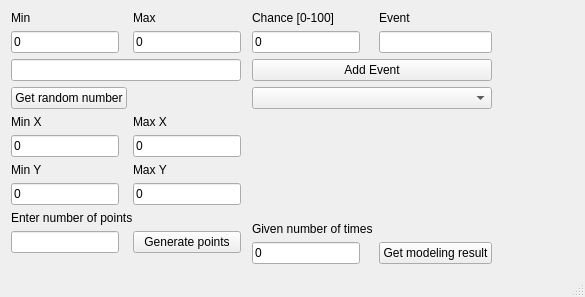
<?xml version="1.0" encoding="UTF-8"?>
<ui version="4.0">
 <class>MainWindow</class>
 <widget class="QMainWindow" name="MainWindow">
  <property name="geometry">
   <rect>
    <x>0</x>
    <y>0</y>
    <width>585</width>
    <height>297</height>
   </rect>
  </property>
  <property name="sizePolicy">
   <sizepolicy hsizetype="Preferred" vsizetype="Preferred">
    <horstretch>0</horstretch>
    <verstretch>0</verstretch>
   </sizepolicy>
  </property>
  <property name="minimumSize">
   <size>
    <width>0</width>
    <height>0</height>
   </size>
  </property>
  <property name="maximumSize">
   <size>
    <width>999999</width>
    <height>9999999</height>
   </size>
  </property>
  <property name="windowTitle">
   <string>Random Event Generator</string>
  </property>
  <widget class="QWidget" name="centralWidget">
   <layout class="QFormLayout" name="formLayout_2">
    <item row="0" column="0">
     <layout class="QHBoxLayout" name="MainHorizontalLayout">
      <item>
       <layout class="QGridLayout" name="gridLayout_4">
        <item row="0" column="0">
         <layout class="QFormLayout" name="formLayout">
          <property name="leftMargin">
           <number>0</number>
          </property>
          <property name="topMargin">
           <number>0</number>
          </property>
          <property name="rightMargin">
           <number>5</number>
          </property>
          <property name="bottomMargin">
           <number>0</number>
          </property>
          <item row="0" column="0">
           <widget class="QLabel" name="label_4">
            <property name="text">
             <string>Min</string>
            </property>
           </widget>
          </item>
          <item row="0" column="1">
           <widget class="QLabel" name="label_5">
            <property name="text">
             <string>Max</string>
            </property>
           </widget>
          </item>
          <item row="1" column="0">
           <widget class="QLineEdit" name="MinLineEdit">
            <property name="autoFillBackground">
             <bool>false</bool>
            </property>
            <property name="text">
             <string>0</string>
            </property>
           </widget>
          </item>
          <item row="1" column="1">
           <widget class="QLineEdit" name="MaxLineEdit">
            <property name="sizePolicy">
             <sizepolicy hsizetype="Preferred" vsizetype="Fixed">
              <horstretch>0</horstretch>
              <verstretch>0</verstretch>
             </sizepolicy>
            </property>
            <property name="locale">
             <locale language="Russian" country="Russia"/>
            </property>
            <property name="text">
             <string>0</string>
            </property>
           </widget>
          </item>
          <item row="2" column="0" colspan="2">
           <widget class="QLineEdit" name="ResultLineEdit">
            <property name="frame">
             <bool>true</bool>
            </property>
            <property name="readOnly">
             <bool>true</bool>
            </property>
           </widget>
          </item>
          <item row="3" column="0">
           <widget class="QPushButton" name="GetRandomButton">
            <property name="text">
             <string>Get random number</string>
            </property>
           </widget>
          </item>
          <item row="4" column="0">
           <widget class="QLabel" name="label_8">
            <property name="text">
             <string>Min X</string>
            </property>
           </widget>
          </item>
          <item row="4" column="1">
           <widget class="QLabel" name="label_9">
            <property name="text">
             <string>Max X</string>
            </property>
           </widget>
          </item>
          <item row="5" column="0">
           <widget class="QLineEdit" name="MinXLineEdit">
            <property name="text">
             <string>0</string>
            </property>
           </widget>
          </item>
          <item row="5" column="1">
           <widget class="QLineEdit" name="MaxXLineEdit">
            <property name="text">
             <string>0</string>
            </property>
           </widget>
          </item>
          <item row="6" column="0">
           <widget class="QLabel" name="label_10">
            <property name="text">
             <string>Min Y</string>
            </property>
           </widget>
          </item>
          <item row="6" column="1">
           <widget class="QLabel" name="label_11">
            <property name="text">
             <string>Max Y</string>
            </property>
           </widget>
          </item>
          <item row="7" column="0">
           <widget class="QLineEdit" name="MinYLineEdit">
            <property name="text">
             <string>0</string>
            </property>
           </widget>
          </item>
          <item row="7" column="1">
           <widget class="QLineEdit" name="MaxYLineEdit">
            <property name="text">
             <string>0</string>
            </property>
           </widget>
          </item>
          <item row="8" column="0" colspan="2">
           <widget class="QLabel" name="label_7">
            <property name="text">
             <string>Enter number of points</string>
            </property>
           </widget>
          </item>
          <item row="9" column="0">
           <widget class="QLineEdit" name="PointsNumberLineEdit"/>
          </item>
          <item row="9" column="1">
           <widget class="QPushButton" name="GenerateRandomPointPushButton">
            <property name="text">
             <string>Generate points</string>
            </property>
           </widget>
          </item>
         </layout>
        </item>
       </layout>
      </item>
      <item>
       <layout class="QFormLayout" name="formLayout_3">
        <item row="1" column="0">
         <widget class="QLabel" name="label_2">
          <property name="text">
           <string>Chance [0-100]</string>
          </property>
         </widget>
        </item>
        <item row="1" column="1">
         <widget class="QLabel" name="label_3">
          <property name="text">
           <string>Event</string>
          </property>
         </widget>
        </item>
        <item row="2" column="0">
         <widget class="QLineEdit" name="ChanceLineEdit">
          <property name="text">
           <string>0</string>
          </property>
         </widget>
        </item>
        <item row="2" column="1">
         <widget class="QLineEdit" name="EventBodyLineEdit"/>
        </item>
        <item row="3" column="0" colspan="2">
         <widget class="QPushButton" name="AddEventPushButton">
          <property name="text">
           <string>Add Event</string>
          </property>
         </widget>
        </item>
        <item row="4" column="0" colspan="2">
         <widget class="QComboBox" name="EventsComboBox"/>
        </item>
        <item row="5" column="0" colspan="2">
         <spacer name="verticalSpacer">
          <property name="orientation">
           <enum>Qt::Vertical</enum>
          </property>
          <property name="sizeHint" stdset="0">
           <size>
            <width>20</width>
            <height>40</height>
           </size>
          </property>
         </spacer>
        </item>
        <item row="6" column="0" colspan="2">
         <spacer name="verticalSpacer_2">
          <property name="orientation">
           <enum>Qt::Vertical</enum>
          </property>
          <property name="sizeHint" stdset="0">
           <size>
            <width>20</width>
            <height>40</height>
           </size>
          </property>
         </spacer>
        </item>
        <item row="8" column="0">
         <widget class="QLineEdit" name="CountOfTimesLineEdit">
          <property name="text">
           <string>0</string>
          </property>
         </widget>
        </item>
        <item row="8" column="1">
         <widget class="QPushButton" name="GetModelListPushButton">
          <property name="text">
           <string>Get modeling result</string>
          </property>
         </widget>
        </item>
        <item row="7" column="0">
         <widget class="QLabel" name="label">
          <property name="text">
           <string>Given number of times</string>
          </property>
         </widget>
        </item>
       </layout>
      </item>
     </layout>
    </item>
   </layout>
  </widget>
  <widget class="QStatusBar" name="statusBar"/>
  <widget class="QMenuBar" name="menuBar">
   <property name="geometry">
    <rect>
     <x>0</x>
     <y>0</y>
     <width>585</width>
     <height>21</height>
    </rect>
   </property>
  </widget>
 </widget>
 <layoutdefault spacing="6" margin="11"/>
 <resources/>
 <connections/>
</ui>
